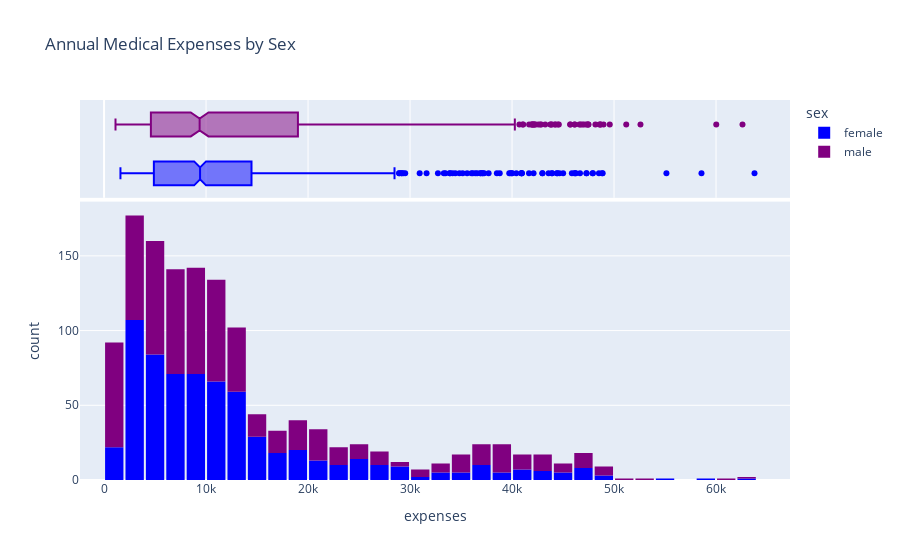

This figure's notebook cell:
### Markdown cell above
# Expenses and Gender:
The distribution of medical expenses can be visualized by grouping customers by sex to compare expense patterns between males and females.

### Code cell
fig = px.histogram(df,
                    x="expenses",
                    marginal="box",
                    color="sex",
                    color_discrete_sequence=["blue", "purple"],
                    title="Annual Medical Expenses by Sex")

fig.update_layout(bargap=0.1)
fig.show()

### Figure 1 — Plotly figure (JSON) as saved in the notebook; plotly's stock layout.template omitted (floating-point values rounded to 4 significant figures; data arrays with more than 128 entries replaced by an {"elided": "..."} marker saying what was removed)
{"data": [{"bingroup": "x", "hovertemplate": "sex=female<br>expenses=%{x}<br>count=%{y}<extra></extra>", "legendgroup": "female", "marker": {"color": "blue", "pattern": {"shape": ""}}, "name": "female", "orientation": "v", "showlegend": true, "type": "histogram", "x": {"elided": "662 float values"}, "xaxis": "x", "yaxis": "y"}, {"hovertemplate": "sex=female<br>expenses=%{x}<extra></extra>", "legendgroup": "female", "marker": {"color": "blue"}, "name": "female", "notched": true, "showlegend": false, "type": "box", "x": {"elided": "662 float values"}, "xaxis": "x2", "yaxis": "y2"}, {"bingroup": "x", "hovertemplate": "sex=male<br>expenses=%{x}<br>count=%{y}<extra></extra>", "legendgroup": "male", "marker": {"color": "purple", "pattern": {"shape": ""}}, "name": "male", "orientation": "v", "showlegend": true, "type": "histogram", "x": {"elided": "676 float values"}, "xaxis": "x", "yaxis": "y"}, {"hovertemplate": "sex=male<br>expenses=%{x}<extra></extra>", "legendgroup": "male", "marker": {"color": "purple"}, "name": "male", "notched": true, "showlegend": false, "type": "box", "x": {"elided": "676 float values"}, "xaxis": "x2", "yaxis": "y2"}], "layout": {"bargap": 0.1, "barmode": "relative", "legend": {"title": {"text": "sex"}, "tracegroupgap": 0}, "title": {"text": "Annual Medical Expenses by Sex"}, "xaxis": {"anchor": "y", "domain": [0, 1], "title": {"text": "expenses"}}, "xaxis2": {"anchor": "y2", "domain": [0, 1], "matches": "x", "showgrid": true, "showticklabels": false}, "yaxis": {"anchor": "x", "domain": [0, 0.7326], "title": {"text": "count"}}, "yaxis2": {"anchor": "x2", "domain": [0.7426, 1], "matches": "y2", "showgrid": false, "showline": false, "showticklabels": false, "ticks": ""}}}
